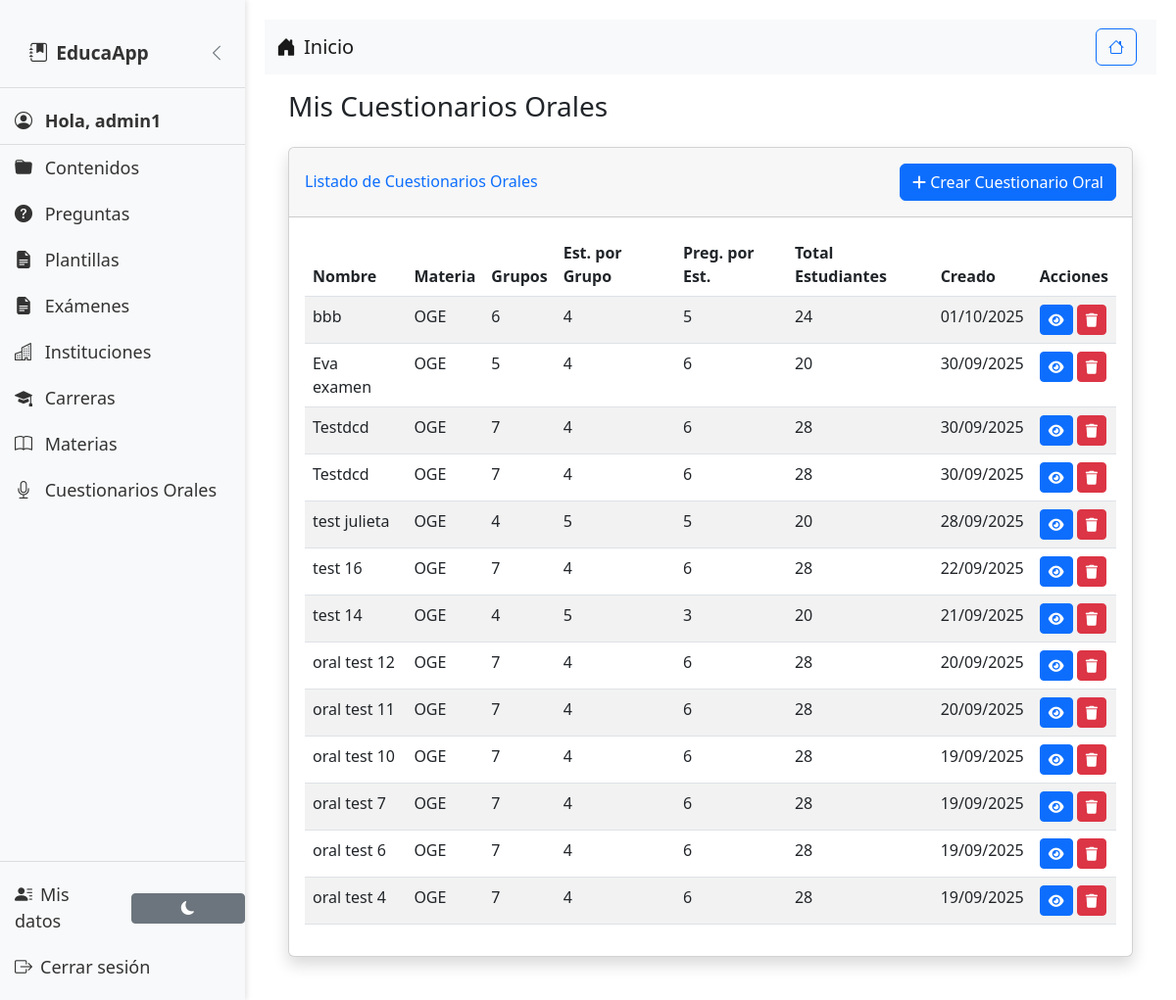
/oral-exams/ (signed in), run on an earlier commit of the app's database.
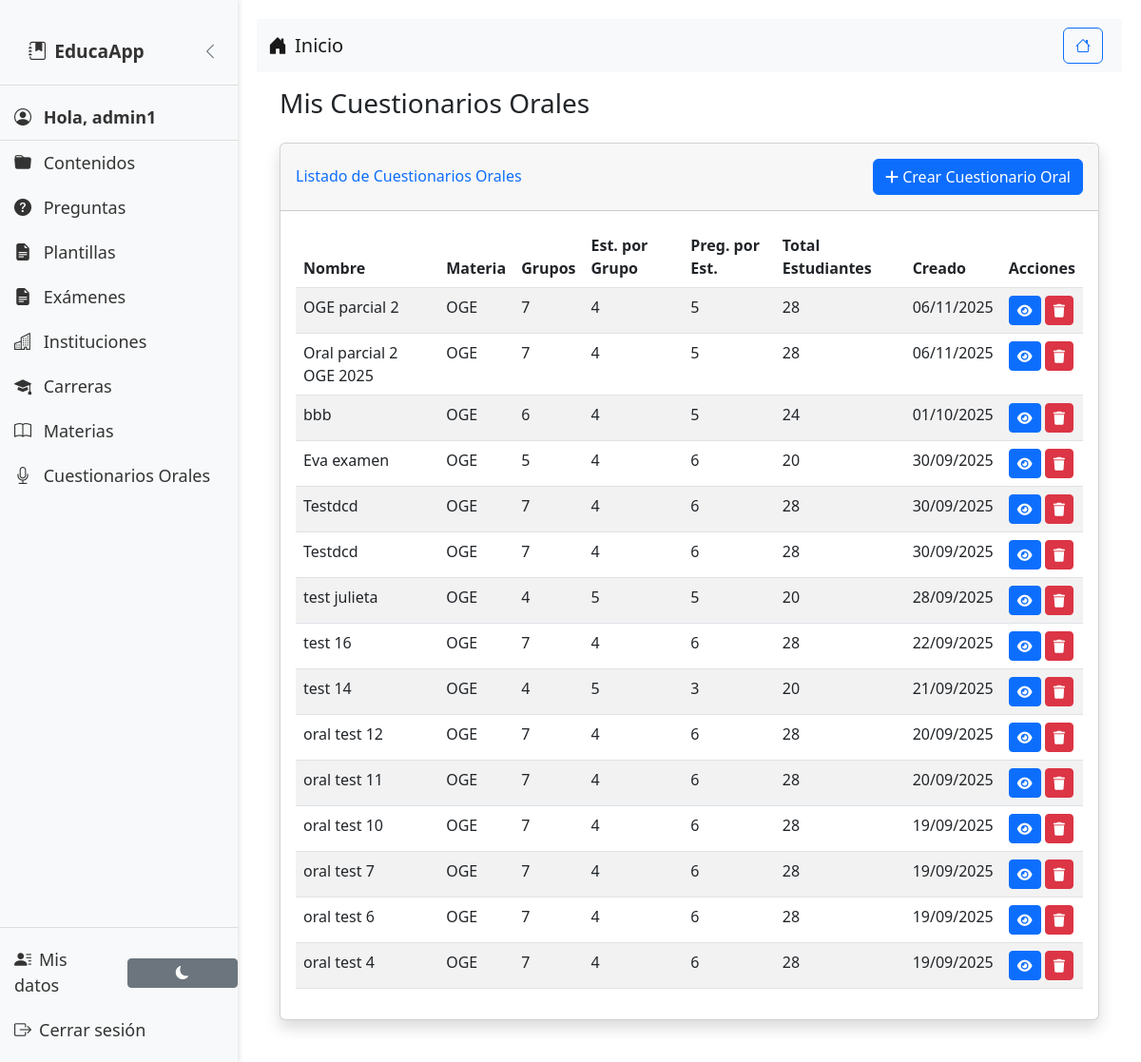
And on a later commit of the database.
### material/models.py (models this page shows, shortened)
class OralExamSet(models.Model):
    name = models.CharField(
        max_length=255,
        verbose_name='Nombre del conjunto de examen oral'
    )
    subject = models.ForeignKey(
        'Subject',
        on_delete=models.CASCADE,
        verbose_name='Materia'
    )
    topics = models.ManyToManyField(
        'Topic',
        verbose_name='Temas a evaluar',
        help_text='Seleccione los temas que se incluirán en el examen oral'
    )
    num_groups = models.PositiveIntegerField(
        verbose_name='Número de grupos',
        help_text='Cantidad de grupos de estudiantes'
    )
    students_per_group = models.PositiveIntegerField(
        verbose_name='Estudiantes por grupo',
        help_text='Número de estudiantes en cada grupo'
    )
    questions_per_student = models.PositiveIntegerField(
        default=3,
        verbose_name='Preguntas por estudiante',
        help_text='Cantidad de preguntas que recibirá cada estudiante'
    )
    total_students = models.PositiveIntegerField(
        verbose_name='Total de estudiantes',
        help_text='Cantidad total de estudiantes que rendirán el examen'
    )
    user = models.ForeignKey(
        User,
        on_delete=models.CASCADE,
        verbose_name='Creador'
    )
    created_at = models.DateTimeField(auto_now_add=True)
    class Meta:
        verbose_name = 'Conjunto de Examen Oral'
        verbose_name_plural = 'Conjuntos de Exámenes Orales'
        ordering = ['-created_at']

class Subject(models.Model):
    name = models.CharField(max_length=100)
    careers = models.ManyToManyField('Career', related_name='subject_careers')
    created_at = models.DateTimeField(auto_now_add=True)
    updated_at = models.DateTimeField(auto_now=True)
    learning_outcomes = models.TextField(
        blank=True,
        null=True,
        help_text="Legacy field - almacena outcomes en texto o JSON"
    )
    class Meta:
        db_table = 'material_subjects'
        verbose_name = 'Subject'
        verbose_name_plural = 'Subjects'
        ordering = ['name']

### material/views.py (the view)
# urls.py: path('oral-exams/', material_views.list_oral_exams, name='list_oral_exams'),
@login_required
def list_oral_exams(request):
    oral_exams = OralExamSet.objects.filter(user=request.user).order_by('-created_at')
    for exam in oral_exams:
        exam.total_students = exam.num_groups * exam.students_per_group
    return render(request, 'material/oral_exams/list.html', {
        'oral_exams': oral_exams
    })

### material/templatetags/message_tags.py (called while the page is built)
@register.simple_tag(takes_context=True)
def get_filtered_messages(context, categories=None):
    request = context['request']
    messages = get_messages(request)
    messages_list = list(messages)
    if categories:
        if isinstance(categories, str):
            category_list = [cat.strip() for cat in categories.split(',')]
        else:
            category_list = [categories]
        filtered_messages = []
        for message in messages_list:
            message_tags = message.extra_tags if message.extra_tags else 'general'
            message_categories = [tag.strip() for tag in message_tags.split(',')]
            if any(cat in category_list for cat in message_categories):
                filtered_messages.append(message)
        return filtered_messages
    else:
        return messages_list

@register.inclusion_tag('material/components/messages.html', takes_context=True)
def show_messages(context, categories=None):
    filtered_messages = get_filtered_messages(context, categories)
    return {'messages': filtered_messages}

### material/templates/material/oral_exams/list.html (shortened to what this page needs)
{% extends 'material/base.html' %}
{% load static %}
{% load message_tags %}
{% block content %}
<div class="container-fluid">
    <h1 class="h3 mb-4 text-gray-800">Mis Cuestionarios Orales</h1>
    <div class="card shadow mb-4">
        <div class="card-header py-3 d-flex justify-content-between align-items-center">
            <h6 class="m-0 font-weight-bold text-primary">Listado de Cuestionarios Orales</h6>
            <a href="{% url 'material:create_oral_exam' %}" class="btn btn-primary">
                <i class="fas fa-plus"></i> Crear Cuestionario Oral
            </a>
        </div>
        <div class="card-body">
            {% if oral_exams %}
                <div class="table-responsive">
                    <table class="table table-striped">
                        <thead>
                            <tr>
                                <th>Nombre</th>
                                <th>Materia</th>
                                <th>Grupos</th>
                                <th>Est. por Grupo</th>
                                <th>Preg. por Est.</th>
                                <th>Total Estudiantes</th>
                                <th>Creado</th>
                                <th>Acciones</th>
                            </tr>
                        </thead>
                        <tbody>
                            {% for exam in oral_exams %}
                            <tr>
                                <td>{{ exam.name }}</td>
                                <td>{{ exam.subject.name }}</td>
                                <td>{{ exam.num_groups }}</td>
                                <td>{{ exam.students_per_group }}</td>
                                <td>{{ exam.questions_per_student }}</td>
                                <td>{{ exam.total_students }}</td>
                                <td>{{ exam.created_at|date:"d/m/Y" }}</td>
                                <td>
                                    <a href="{% url 'material:view_oral_exam' exam.id %}"
                                       class="btn btn-sm btn-primary"
                                       title="Ver cuestionario">
                                        <i class="fas fa-eye"></i>
                                    </a>
                                    <form method="post" action="{% url 'material:delete_oral_exam' exam.id %}"
                                          style="display: inline;"
                                          onsubmit="return confirm('¿Estás seguro de que quieres eliminar el cuestionario &quot;{{ exam.name|escapejs }}&quot;? Esta acción no se puede deshacer.')">
                                        <button type="submit" class="btn btn-sm btn-danger"
                                                title="Eliminar cuestionario">
                                            <i class="fas fa-trash"></i>
                                        </button>
                                    </form>
                                </td>
                            </tr>
                            {% endfor %}
                        </tbody>
                    </table>
                </div>
            {% endif %}
        </div>
    </div>
</div>
{% endblock %}

### material/templates/material/base.html (shortened to what this page needs)
{% load static %}
<!DOCTYPE html>
<html>
<head>
    <link href="https://cdn.jsdelivr.net/npm/bootstrap@5.3.0/dist/css/bootstrap.min.css" rel="stylesheet">
    <link rel="stylesheet" href="https://cdn.jsdelivr.net/npm/bootstrap-icons@1.10.0/font/bootstrap-icons.css">
    <link rel="stylesheet" href="{% static 'css/styles.css' %}">
    <link href="https://cdn.jsdelivr.net/npm/bootstrap@5.2.3/dist/css/bootstrap.min.css" rel="stylesheet">
    <link href="https://cdnjs.cloudflare.com/ajax/libs/font-awesome/6.0.0/css/all.min.css" rel="stylesheet">
     {% load static %}
</head>
<body>
    <div class="sidebar" id="sidebar">
        <div class="app-brand d-flex justify-content-between align-items-center">
            <a href="{% url 'material:index' %}" class="d-flex align-items-center">
                <i class="bi bi-journal-bookmark-fill me-2"></i>
                <span class="brand-text">EducaApp</span>
            </a>
            <button class="sidebar-toggle-internal" onclick="toggleSidebar()">
                <i class="bi bi-chevron-left"></i>
            </button>
        </div>
        {% if user.is_authenticated %}
            <div class="user-info">
                <i class="bi bi-person-circle me-2"></i>
                Hola, {{ user.username }}
            </div>
        {% endif %}
        <div class="menu-item" onclick="toggleSubmenu(this)">
            <i class="bi bi-folder-fill me-2"></i> Contenidos
        </div>
        <div class="menu-item" onclick="toggleSubmenu(this)">
            <i class="bi bi-question-circle-fill me-2"></i> Preguntas
        </div>
        <div class="menu-item" onclick="toggleSubmenu(this)">
            <i class="bi bi-file-earmark-text-fill me-2"></i> Plantillas
        </div>
         <div class="menu-item" onclick="toggleSubmenu(this)">
            <i class="bi bi-file-earmark-text-fill me-2"></i> Exámenes
        </div>
        <div class="menu-item" onclick="toggleSubmenu(this)">
            <i class="bi bi-buildings me-2"></i> Instituciones
        </div>
<div class="menu-item" onclick="toggleSubmenu(this)">
    <i class="bi bi-mortarboard-fill me-2"></i> Carreras
</div>
<div class="menu-item" onclick="toggleSubmenu(this)">
    <i class="bi bi-book me-2"></i> Materias
</div>
        <div class="menu-item" onclick="toggleSubmenu(this)">
            <i class="bi bi-mic me-2"></i> Cuestionarios Orales
        </div>
        <div class="bottom-links">
            <div class="d-flex justify-content-between align-items-center">
                <a href="{% url 'material:mis_datos' %}"><i class="bi bi-person-lines-fill me-2"></i>Mis datos</a>
                <button id="toggleMode" class="btn btn-secondary btn-sm mode-toggle-button">
                    <i class="bi bi-moon-fill"></i>
                </button>
            </div>
            {% if user.is_authenticated %}
                <form action="{% url 'logout' %}" method="post" class="d-inline">
                    <button type="submit" class="logout-button">
                        <i class="bi bi-box-arrow-right me-2"></i>Cerrar sesión
                    </button>
                </form>
            {% else %}
                <a href="{% url 'login' %}"><i class="bi bi-box-arrow-in-right me-2"></i>Iniciar sesión</a>
                <a href="{% url 'material:signup' %}"><i class="bi bi-person-plus me-2"></i>Registrarse</a>
            {% endif %}
        </div>
    </div>
    <div class="main-content" id="mainContent">
        <nav class="navbar navbar-expand-lg navbar-light bg-light">
            <div class="container-fluid">
                <a class="navbar-brand" href="{% url 'material:index' %}">
                    <i class="bi bi-house-door-fill me-2"></i>Inicio
                </a>
                <div class="d-flex">
                    <a href="{% url 'material:index' %}" class="btn btn-outline-primary me-2">
                        <i class="bi bi-house"></i>
                    </a>
                </div>
            </div>
        </nav>
        {% load message_tags %}
        <div class="container-fluid mt-3">
            {% block content %}
            {% endblock %}
        </div>
    </div>
</body>
</html>

### static/css/styles.css (style rules this page uses)
.sidebar-toggle-internal { background: none; border: none; color: #6c757d; font-size: 18px; cursor: pointer; padding: 5px; border-radius: 4px; transition: all 0.2s ease; display: flex; align-items: center; justify-content: center; }
.sidebar { height: 100%; width: 250px; position: fixed; top: 0; left: 0; background-color: #f8f9fa; padding-top: 20px; box-shadow: 2px 0 5px rgba(0, 0, 0, 0.1); z-index: 1000; transition: transform 0.3s ease-in-out; display: flex; flex-direction: column; }
.sidebar .app-brand { padding: 10px 15px; border-bottom: 1px solid #ddd; margin-bottom: 10px; }
.sidebar .app-brand a { display: flex; align-items: center; text-decoration: none; color: #333; font-weight: bold; font-size: 1.2em; }
.sidebar a { padding: 10px 15px; text-decoration: none; font-size: 18px; color: #333; display: block; }
.sidebar .user-info { padding: 10px 15px; font-size: 18px; font-weight: bold; color: #333; border-bottom: 1px solid #ddd; }
.sidebar .bottom-links { margin-top: auto; border-top: 1px solid #ddd; padding: 10px 0; }
.sidebar .bottom-links .logout-button { padding: 10px 15px; font-size: 18px; color: #333; text-align: left; width: 100%; background: none; border: none; cursor: pointer; }
.main-content { margin-left: 250px; padding: 20px; transition: margin-left 0.3s ease-in-out; }
.sidebar .menu-item { padding: 10px 15px; font-size: 18px; color: #333; display: block; cursor: pointer; }
.mode-toggle-button { width: 120px; text-align: center; }

What changed in the data, as far as the page shows it:
added OralExamSet: name "OGE parcial 2", subject.name "OGE", num_groups "7", students_per_group "4", questions_per_student "5", total_students "28", created_at "06/11/2025"
added OralExamSet: name "Oral parcial 2 OGE 2025", subject.name "OGE", num_groups "7", students_per_group "4", questions_per_student "5", total_students "28", created_at "06/11/2025"
